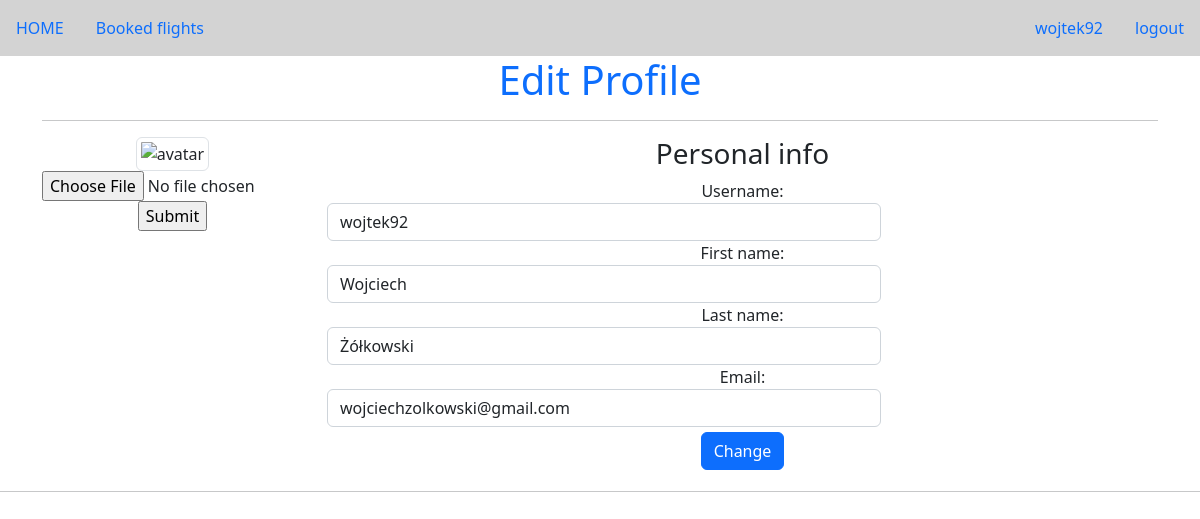
Screenshot of /profil (signed in) with the database file from the repository.
### tables this page shows
CREATE TABLE users (
	id INTEGER NOT NULL, 
	username VARCHAR(200) NOT NULL, 
	name VARCHAR(200) NOT NULL, 
	surname VARCHAR(200) NOT NULL, 
	email VARCHAR(200) NOT NULL, 
	hashed_password VARCHAR(200) NOT NULL, 
	date_added DATETIME, picture, 
	PRIMARY KEY (id), 
	UNIQUE (email)
);

### app.py (the view, shortened to what this page needs)
@app.route("/profil",methods=["GET","POST"])
def profil():
    if request.method == "GET":
        users= db.execute("SELECT * FROM users WHERE username = ?",(session["name"],))
        con.commit()
        user = users.fetchone()
        username = user[1]
        name = user[2]
        surname = user[3]
        email = user[4]
        return render_template("profil.html",username=username,name=name,surname=surname,email=email,picture=session["picture"])

### templates/profil.html (shortened to what this page needs)
{% extends "layout.html" %}
{% block content %}
<div class="container bootstrap snippets bootdey">
    <h1 class="text-primary">Edit Profile</h1>
      <hr>
	<div class="row">
      <div class="col-md-3">
        <div class="text-center">
          <img src="{{picture}}" class="avatar img-circle img-thumbnail" alt="avatar">
            <form action = "/upload" method = "POST" enctype = "multipart/form-data">
                <input type = "file" name = "file" />
                <input type = "submit"/>
            </form>
        </div>
      </div>
      <div class="col-md-9 personal-info">
        <h3>Personal info</h3>
        <form class="form-horizontal" role="form" action="/profil" method="post">
            <div class="form-group">
                <label class="col-lg-3 control-label">Username:</label>
                <div class="col-md-8">
                  <input class="form-control" type="text" name="username" value={{username}}>
                </div>
            </div>
            <div class="form-group">
            <label class="col-lg-3 control-label">First name:</label>
            <div class="col-md-8">
              <input class="form-control" type="text" name="name" value={{name}}>
            </div>
          </div>
          <div class="form-group">
            <label class="col-lg-3 control-label">Last name:</label>
            <div class="col-md-8">
              <input class="form-control" type="text" name="surname" value={{surname}}>
            </div>
          </div>
          <div class="form-group">
            <label class="col-lg-3 control-label">Email:</label>
            <div class="col-md-8">
              <input class="form-control" type="email" name="email" value={{email}}>
            </div>
          </div>
          <button type="submit" class="btn btn-primary" style="margin:5px">Change</button>
        </form>
      </div>
  </div>
</div>
<hr>
{% endblock %}

### templates/layout.html (shortened to what this page needs)
<!doctype html>
<html lang="en">
  <head>
    <link rel="stylesheet" href="/static/style.css">
    <link href="https://cdn.jsdelivr.net/npm/bootstrap@5.2.0/dist/css/bootstrap.min.css" rel="stylesheet">
  </head>
  <body class = "text-center">
    <nav class="navbar navbar-default">
      <div>
        <ul class="nav">
          {% if not session.name %}
          <li class="nav-item">
            <a class="nav-link active" aria-current="page" href="/">HOME</a>
          </li>
          {% else %}
          <li class="nav-item">
            <a class="nav-link active" aria-current="page" href="/">HOME</a>
          </li>
          <li class="nav-item">
            <a class="nav-link active" aria-current="page" href="/bought">Booked flights</a>
          </li>
          {% endif %}
        </ul>
      </div>
      <div>
        <ul class="nav justify-content-end">
          {% if not session.name %}
          <li class="nav-item" my-2 my-sm-0>
            <a class="nav-link" href="/login">Log in</a>
          </li>
          <li class="nav-item" my-2 my-sm-0>
            <a class="nav-link" href="/register">Register</a>
          </li>
          {% else %}
          <li class="nav-item" me-auto my-2 my-sm-0>
            <a class="nav-link" href="/profil">{{ session.name }}</a>
          </li>
          <li class="nav-item" me-auto my-2 my-sm-0>
            <a class="nav-link" href="/logout">logout</a>
          </li>
          {% endif %}
        </ul>
      </div>
    </nav>
   {% block content %}{% endblock %}
  </body>
</html>

### static/style.css (style rules this page uses)
.airports input, label { display: block; }
.navbar.navbar-default { background-color: lightgrey; }

### rows the page displays
users: name "wojtek92", username "wojtek92", name "Wojciech", surname "Żółkowski", email "wojciechzolkowski@gmail.com"
